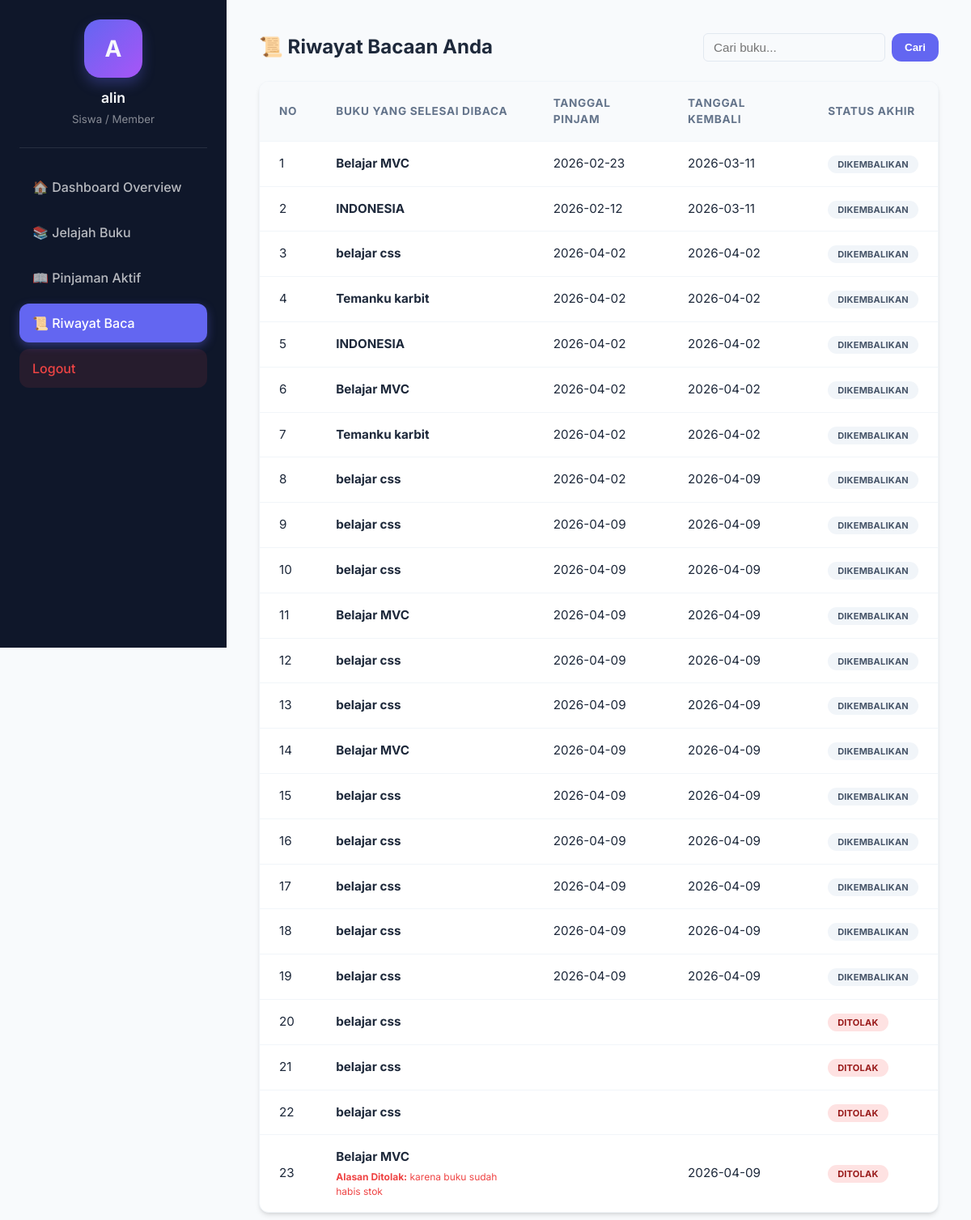
Screenshot of /index.php?url=siswa/riwayat (signed in) with the database file from the repository.
### tables this page shows
CREATE TABLE `tb_peminjaman` (
  `id_peminjaman` int NOT NULL,
  `id_user` int DEFAULT NULL,
  `id_buku` int DEFAULT NULL,
  `tanggal_pinjam` date DEFAULT NULL,
  `tanggal_kembali` date DEFAULT NULL,
  `STATUS` varchar(50) NOT NULL DEFAULT 'Menunggu Persetujuan',
  `id_admin` int DEFAULT NULL,
  `alasan_penolakan` text
);

CREATE TABLE `tb_buku` (
  `id_buku` int NOT NULL,
  `judul_buku` varchar(100) NOT NULL,
  `pengarang` varchar(100) NOT NULL,
  `penerbit` varchar(100) NOT NULL,
  `tahun_terbit` year DEFAULT NULL,
  `stok` int DEFAULT NULL,
  `status_tampil` enum('Ya','Tidak') NOT NULL DEFAULT 'Ya'
);

### app/controllers/SiswaController.php (called while the page is built, shortened)
<?php
require_once __DIR__ . '/../models/PeminjamanModel.php';
class SiswaController {
    public function riwayat() {
        global $conn;
        $model = new PeminjamanModel($conn);
        $id_user = $_SESSION['user']['id_user'];
        $keyword = isset($_GET['search']) ? trim($_GET['search']) : '';
        $all_data = $model->getPeminjamanBySiswa($id_user, $keyword);
        $riwayat_peminjaman = array_filter($all_data, function($row) {
            return $row['STATUS'] == 'Dikembalikan' || $row['STATUS'] == 'Ditolak';
        });
        require_once __DIR__ . '/../views/siswa/riwayat.php';
    }
}

### app/models/PeminjamanModel.php (called while the page is built, shortened)
<?php
class PeminjamanModel {
    private $db;
    public function __construct($pdo) {
        $this->db = $pdo;
    }
    public function getPeminjamanBySiswa($id_user, $keyword = '') {
        $sql = "SELECT p.*, b.judul_buku
                FROM tb_peminjaman p
                JOIN tb_buku b ON p.id_buku = b.id_buku
                WHERE p.id_user = ?";
        $params = [$id_user];
        $stmt = $this->db->prepare($sql);
        $stmt->execute($params);
        return $stmt->fetchAll(PDO::FETCH_ASSOC);
    }
}

### app/views/siswa/riwayat.php (the view, shortened to what this page needs)
<!DOCTYPE html>
<html lang="id">
<head>
    <link rel="stylesheet" href="<?= BASEURL ?>/css/style.css">
</head>
<body>
    <div class="dashboard-container">
        <div class="sidebar">
            <div class="profile-section">
                <div class="avatar"><?= strtoupper(substr($_SESSION['user']['nama'], 0, 1)) ?></div>
                <h3><?= $_SESSION['user']['nama'] ?></h3>
                <small>Siswa / Member</small>
            </div>
            <nav>
                <a href="index.php?url=siswa/dashboard" class="nav-link">
                    <span>🏠 Dashboard Overview</span>
                </a>
                <a href="index.php?url=siswa/jelajah" class="nav-link">
                    <span>📚 Jelajah Buku</span>
                </a>
                <a href="index.php?url=siswa/pinjaman" class="nav-link">
                    <span>📖 Pinjaman Aktif</span>
                </a>
                <a href="index.php?url=siswa/riwayat" class="nav-link active">
                    <span>📜 Riwayat Baca</span>
                </a>
                <a href="index.php?url=auth/logout" class="nav-link logout-btn" onclick="return confirm('Apakah Anda yakin ingin keluar?')">
                    <span>Logout</span>
                </a>
            </nav>
        </div>
        <div class="main-content">
            <div style="display: flex; justify-content: space-between; align-items: center; margin-bottom: 24px;">
                <div class="section-title" style="margin-bottom: 0;">
                    <h2>📜 Riwayat Bacaan Anda</h2>
                </div>
                <form method="GET" action="index.php" style="display: flex; gap: 8px;">
                    <input type="text" name="search" placeholder="Cari buku..." value="<?= isset($_GET['search']) ? htmlspecialchars($_GET['search']) : '' ?>" style="padding: 8px 12px; border: 1px solid #e2e8f0; border-radius: 6px;">
                    <button type="submit" class="btn btn-primary" style="padding: 8px 16px;">Cari</button>
                </form>
            </div>
            <div class="table-container">
                <table>
                    <thead>
                        <tr>
                            <th>No</th>
                            <th>Buku yang Selesai Dibaca</th>
                            <th>Tanggal Pinjam</th>
                            <th>Tanggal Kembali</th>
                            <th>Status Akhir</th>
                        </tr>
                    </thead>
                    <tbody>
                        <?php if (empty($riwayat_peminjaman)): ?>
                            <tr><td colspan="5" style="text-align:center; padding: 40px;">Belum ada riwayat aktivitas.</td></tr>
                        <?php else: $no = 1; foreach ($riwayat_peminjaman as $row): ?>
                            <tr>
                                <td><?= $no++; ?></td>
                                <td>
                                    <strong><?= $row['judul_buku']; ?></strong>
                                    <?php if($row['STATUS'] == 'Ditolak' && !empty($row['alasan_penolakan'])): ?>
                                    <div style="font-size: 12px; color: #ef4444; margin-top: 4px;"><strong>Alasan Ditolak:</strong> <?= htmlspecialchars($row['alasan_penolakan']) ?></div>
                                    <?php endif; ?>
                                </td>
                                <td><?= $row['tanggal_pinjam']; ?></td>
                                <td><?= $row['tanggal_kembali']; ?></td>
                                <td>
                                    <?php
                                        $badgeClass = 'badge-selesai';
                                        if($row['STATUS'] == 'Ditolak') $badgeClass = 'badge-ditolak';
                                    ?>
                                    <span class="badge <?= $badgeClass ?>"><?= $row['STATUS']; ?></span>
                                </td>
                            </tr>
                        <?php endforeach; endif; ?>
                    </tbody>
                </table>
            </div>
        </div>
    </div>
</body>
</html>

### public/css/style.css (style rules this page uses)
:root { --primary: #6366f1; --primary-hover: #4f46e5; --secondary: #64748b; --success: #10b981; --warning: #f59e0b; --danger: #ef4444; --background: #f8fafc; --surface: #ffffff; --text-main: #1e293b; --text-muted: #64748b; --sidebar-bg: #0f172a; --sidebar-text: #f8fafc; --glass: rgba(255, 255, 255, 0.7); --glass-border: rgba(255, 255, 255, 0.3); --shadow-sm: 0 1px 2px 0 rgb(0 0 0 / 0.05); --shadow: 0 4px 6px -1px rgb(0 0 0 / 0.1), 0 2px 4px -2px rgb(0 0 0 / 0.1); --shadow-lg: 0 10px 15px -3px rgb(0 0 0 / 0.1), 0 4px 6px -4px rgb(0 0 0 / 0.1); --radius: 12px; }
* { margin: 0; padding: 0; box-sizing: border-box; }
body { font-family: 'Inter', 'Segoe UI', system-ui, -apple-system, sans-serif; background-color: var(--background); color: var(--text-main); line-height: 1.5; -webkit-font-smoothing: antialiased; }
.dashboard-container { display: flex; min-height: 100vh; }
.sidebar { width: 280px; background-color: var(--sidebar-bg); color: var(--sidebar-text); padding: 24px; display: flex; flex-direction: column; position: fixed; height: 100vh; z-index: 50; transition: width 0.3s ease; }
.profile-section { text-align: center; padding-bottom: 24px; border-bottom: 1px solid rgba(255, 255, 255, 0.1); margin-bottom: 24px; }
.avatar { width: 72px; height: 72px; background: linear-gradient(135deg, var(--primary), #a855f7); border-radius: 20px; margin: 0 auto 12px; display: flex; align-items: center; justify-content: center; font-size: 28px; font-weight: 700; box-shadow: 0 8px 16px rgba(99, 102, 241, 0.3); }
.profile-section h3 { font-size: 1.1rem; font-weight: 600; }
.profile-section small { color: rgba(255, 255, 255, 0.5); }
.nav-link { display: flex; align-items: center; padding: 12px 16px; color: rgba(255, 255, 255, 0.7); text-decoration: none; border-radius: var(--radius); margin-bottom: 8px; transition: all 0.2s cubic-bezier(0.4, 0, 0.2, 1); cursor: pointer; font-weight: 500; }
.nav-link.active { background-color: var(--primary); color: white; box-shadow: 0 4px 12px rgba(99, 102, 241, 0.4); }
.logout-btn { margin-top: auto; background-color: rgba(239, 68, 68, 0.1); color: #ef4444; }
.main-content { flex: 1; margin-left: 280px; padding: 40px; }
.btn { padding: 10px 20px; background-color: var(--primary); color: white; text-decoration: none; border-radius: var(--radius); font-weight: 600; display: inline-flex; align-items: center; gap: 8px; border: none; cursor: pointer; transition: all 0.2s; }
.btn-primary { background-color: var(--primary); }
.table-container { background: var(--surface); border-radius: var(--radius); box-shadow: var(--shadow); overflow: hidden; border: 1px solid #f1f5f9; }
table { width: 100%; border-collapse: collapse; }
th { background-color: #f8fafc; padding: 16px 24px; text-align: left; font-size: 0.85rem; text-transform: uppercase; letter-spacing: 0.05em; color: var(--text-muted); border-bottom: 1px solid #f1f5f9; }
td { padding: 16px 24px; border-bottom: 1px solid #f1f5f9; color: var(--text-main); font-size: 0.95rem; }
tr:last-child td { border-bottom: none; }
.badge { padding: 4px 12px; border-radius: 9999px; font-size: 11px; font-weight: 700; text-transform: uppercase; letter-spacing: 0.02em; }
.badge-ditolak { background: #fee2e2; color: #991b1b; }
.badge-selesai { background: #f1f5f9; color: #475569; }
input, select { width: 100%; padding: 12px 16px; border: 1px solid #e2e8f0; border-radius: 10px; font-size: 0.95rem; transition: all 0.2s; background: #f8fafc; }

### rows the page displays
tb_peminjaman: id_buku.judul_buku "Belajar MVC", tanggal_pinjam "2026-02-23", tanggal_kembali "2026-03-11", STATUS "DIKEMBALIKAN"
tb_peminjaman: id_buku.judul_buku "INDONESIA", tanggal_pinjam "2026-02-12", tanggal_kembali "2026-03-11", STATUS "DIKEMBALIKAN"
tb_peminjaman: id_buku.judul_buku "belajar css", tanggal_pinjam "2026-04-02", tanggal_kembali "2026-04-02", STATUS "DIKEMBALIKAN"
tb_peminjaman: id_buku.judul_buku "Temanku karbit", tanggal_pinjam "2026-04-02", tanggal_kembali "2026-04-02", STATUS "DIKEMBALIKAN"
tb_peminjaman: id_buku.judul_buku "INDONESIA", tanggal_pinjam "2026-04-02", tanggal_kembali "2026-04-02", STATUS "DIKEMBALIKAN"
tb_peminjaman: id_buku.judul_buku "Belajar MVC", tanggal_pinjam "2026-04-02", tanggal_kembali "2026-04-02", STATUS "DIKEMBALIKAN"
tb_peminjaman: id_buku.judul_buku "Temanku karbit", tanggal_pinjam "2026-04-02", tanggal_kembali "2026-04-02", STATUS "DIKEMBALIKAN"
tb_peminjaman: id_buku.judul_buku "belajar css", tanggal_pinjam "2026-04-02", tanggal_kembali "2026-04-09", STATUS "DIKEMBALIKAN"
tb_peminjaman: id_buku.judul_buku "belajar css", tanggal_pinjam "2026-04-09", tanggal_kembali "2026-04-09", STATUS "DIKEMBALIKAN"
tb_peminjaman: id_buku.judul_buku "belajar css", tanggal_pinjam "2026-04-09", tanggal_kembali "2026-04-09", STATUS "DIKEMBALIKAN"
tb_peminjaman: id_buku.judul_buku "Belajar MVC", tanggal_pinjam "2026-04-09", tanggal_kembali "2026-04-09", STATUS "DIKEMBALIKAN"
tb_peminjaman: id_buku.judul_buku "belajar css", tanggal_pinjam "2026-04-09", tanggal_kembali "2026-04-09", STATUS "DIKEMBALIKAN"
tb_peminjaman: id_buku.judul_buku "belajar css", tanggal_pinjam "2026-04-09", tanggal_kembali "2026-04-09", STATUS "DIKEMBALIKAN"
tb_peminjaman: id_buku.judul_buku "Belajar MVC", tanggal_pinjam "2026-04-09", tanggal_kembali "2026-04-09", STATUS "DIKEMBALIKAN"
tb_peminjaman: id_buku.judul_buku "belajar css", tanggal_pinjam "2026-04-09", tanggal_kembali "2026-04-09", STATUS "DIKEMBALIKAN"
tb_peminjaman: id_buku.judul_buku "belajar css", tanggal_pinjam "2026-04-09", tanggal_kembali "2026-04-09", STATUS "DIKEMBALIKAN"
tb_peminjaman: id_buku.judul_buku "belajar css", tanggal_pinjam "2026-04-09", tanggal_kembali "2026-04-09", STATUS "DIKEMBALIKAN"
tb_peminjaman: id_buku.judul_buku "belajar css", tanggal_pinjam "2026-04-09", tanggal_kembali "2026-04-09", STATUS "DIKEMBALIKAN"
tb_peminjaman: id_buku.judul_buku "belajar css", tanggal_pinjam "2026-04-09", tanggal_kembali "2026-04-09", STATUS "DIKEMBALIKAN"
tb_peminjaman: id_buku.judul_buku "belajar css", STATUS "DITOLAK"
tb_peminjaman: id_buku.judul_buku "belajar css", STATUS "DITOLAK"
tb_peminjaman: id_buku.judul_buku "belajar css", STATUS "DITOLAK"
tb_peminjaman: id_buku.judul_buku "Belajar MVC", alasan_penolakan "karena buku sudah habis stok", tanggal_kembali "2026-04-09", STATUS "DITOLAK"

### other values shown
substr($_SESSION['user']['nama'], 0, 1) "A"
$_SESSION['user']['nama'] "alin"
